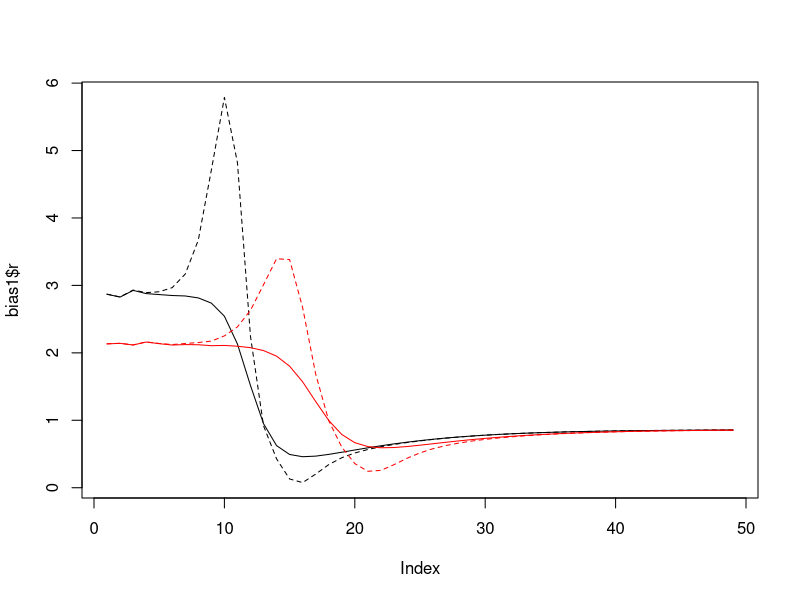
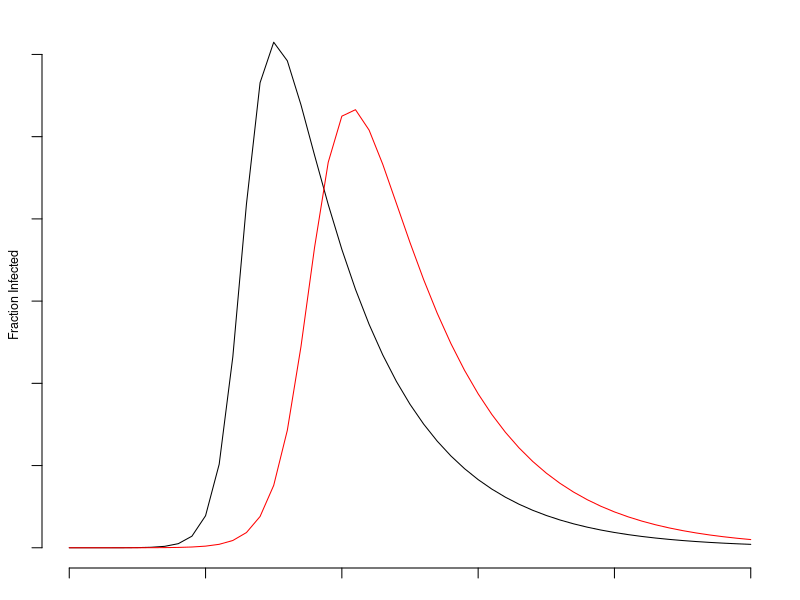
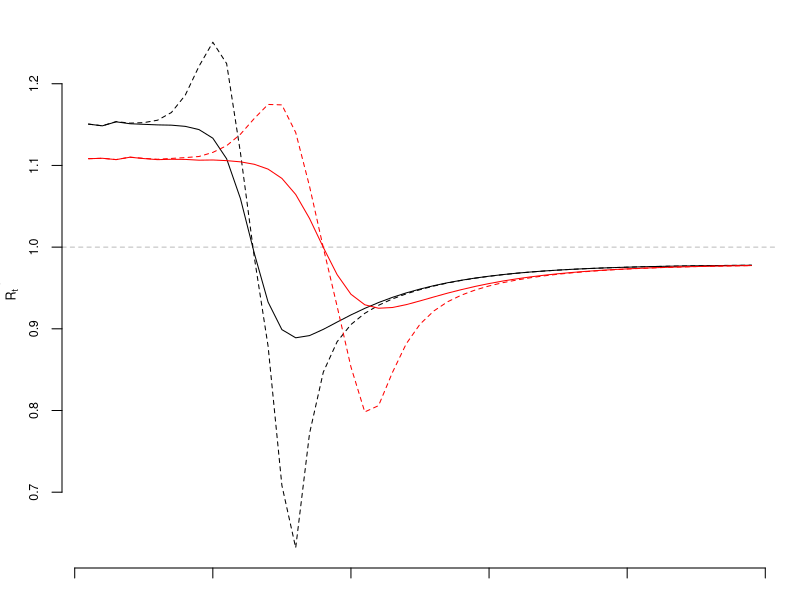

R code for these plots, in order:
## Load deSolve package
library(deSolve)

## Create an SIR function
sir <- function(time, state, parameters) {
  
  with(as.list(c(state, parameters)), {
    
    dS <- -beta * S * I
    dI <-  beta * S * I - gamma * I
    dR <-                 gamma * I
    
    return(list(c(dS, dI, dR)))
  })
}

### Set parameters
## Proportion in each compartment: Susceptible 0.999999, Infected 0.000001, Recovered 0
init       <- c(S = 1-1e-6, I = 1e-6, R = 0.0)
## beta: infection parameter; gamma: recovery parameter
# parameters <- c(beta = 1.4247, gamma = 0.14286)
parameters1 <- c(beta = 1.2, gamma = 0.15)
parameters2 <- c(beta = 0.9, gamma = 0.15)
## Time frame
times      <- seq(0, 50, by = 1)

## Solve using ode (General Solver for Ordinary Differential Equations)
out1 <- ode(y = init, times = times, func = sir, parms = parameters1)
out2 <- ode(y = init, times = times, func = sir, parms = parameters2)
## change to data frame
out1 <- as.data.frame(out1)
out2 <- as.data.frame(out2)
## Delete time variable
out1$time <- NULL
out2$time <- NULL
## Show data
png(filename = "C:/Users/wdem/Documents/GitHub/covid-umich/methods/figs/sir.png",
    width = 480, height = 480, units = "px", pointsize = 12)
par(mar = c(1.5,2,1,1)+0.1)
plot(times, out1$I, type = "l", axes = FALSE, bty = "n")
lines(times, out2$I, col = "red")
axis(side = 1, labels = FALSE)
axis(side = 2, labels = FALSE)
mtext("Fraction Infected", side = 2, line = 1, cex = 0.75)
dev.off()

## Setup for bias plots
f = 0.02
M = 4.75
days = 1:365
bary1 = -diff(out1$S)
bary2 = -diff(out2$S)

bias_fn <- function(M, bary, f, FP, FN) {
  const = (bary*M + (1-bary))
  f0 = f/const
  f1 = M*f0
  Delta = f1 - f0
  rho = Delta*sqrt(bary*(1-bary))/sqrt(f*(1-f))
  error = rho*sqrt((1-f)/f) * sqrt(1-bary)/sqrt(bary)
  lag_error = error[1:(length(error)-1)]
  cur_error = error[2:(length(error))]
  
  lin_term = cur_error - lag_error
  quad_term = lag_error^2 - cur_error*lag_error
  
  cur_bary = bary[2:length(error)]
  lag_bary = bary[1:(length(error)-1)]
  
  bias = (lin_term+quad_term) * cur_bary/lag_bary
  
  Rt = 1+log(cur_bary/lag_bary)/7
  logbias = log(1+lin_term+quad_term)/7
  
  return(list("r"=cur_bary/lag_bary, "bias" = bias,
              "Rt"=Rt, "logbias"=logbias))
}

bias1 = bias_fn(M, bary1, f)
bias2 = bias_fn(M, bary2, f)

ymax = max(bias1$r+bias1$bias, bias1$r, bias2$r+bias2$bias, bias2$r)
ymin = min(bias1$r+bias1$bias, bias1$r, bias2$r+bias2$bias, bias2$r)
plot(bias1$r, type = "l", ylim = c(ymin, ymax))
lines(bias1$r+bias1$bias, lty = 2)
lines(bias2$r, col = "red")
lines(bias2$r+bias2$bias, col = "red", lty = 2)


ymax = max(bias1$Rt+bias1$logbias, bias1$Rt, bias2$Rt+bias2$logbias, bias2$Rt, na.rm = TRUE)
ymin = min(bias1$Rt+bias1$logbias, bias1$Rt, bias2$Rt+bias2$logbias, bias2$Rt, na.rm = TRUE)
png(filename = "C:/Users/wdem/Documents/GitHub/covid-umich/methods/figs/sir_rt.png",
    width = 480, height = 480, units = "px", pointsize = 12)
par(mar = c(1.5,3,1,1)+0.1)
plot(bias1$Rt, type = "l", ylim = c(ymin, ymax), axes = FALSE, bty = "n")
lines(bias1$Rt + bias1$logbias, lty = 2)
abline(h = 1.0, col = "grey", lty = 2)
lines(bias2$Rt, lty = 1, col = "red")
lines(bias2$Rt+bias2$logbias, lty = 2, col = "red")
axis(side =1, labels = FALSE)
axis(side =2, cex.axis = 0.75)
mtext(expression(R[t]), side =2, line = 2, cex = 0.75)
dev.off()
